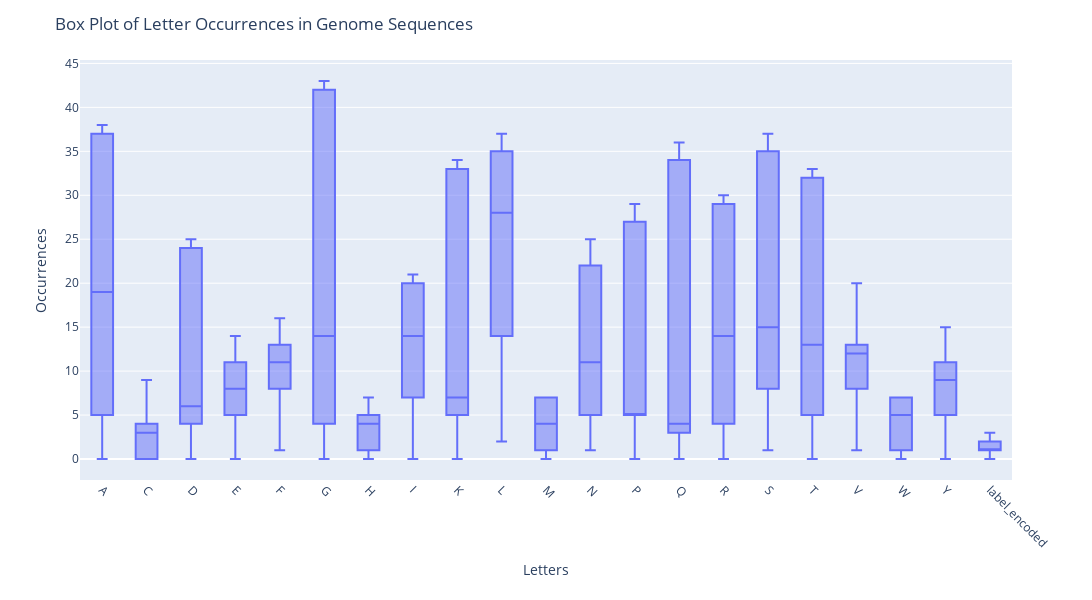

The code cell stored with this chart in its notebook:
### Markdown cell above
### Box_Plot Using Plotly

### Code cell
import plotly.express as px
import pandas as pd

# Select only numerical columns
numeric_df = df1.select_dtypes(include='number')

# Convert the wide-format DataFrame to long-format for Plotly
long_df = numeric_df.melt(var_name='Letters', value_name='Occurrences')

# Create an interactive box plot
fig = px.box(
    long_df,
    x='Letters',
    y='Occurrences',
    title='Box Plot of Letter Occurrences in Genome Sequences'
)

# Update layout for appearance similar to original matplotlib plot
fig.update_layout(
    xaxis_title='Letters',
    yaxis_title='Occurrences',
    xaxis_tickangle=45,
    width=1200,
    height=600,
    margin=dict(t=60, b=120)
)

# Show plot
fig.show()

### Figure 1 — Plotly figure (JSON) as saved in the notebook; plotly's stock layout.template omitted (floating-point values rounded to 4 significant figures; data arrays with more than 128 entries replaced by an {"elided": "..."} marker saying what was removed)
{"data": [{"alignmentgroup": "True", "hovertemplate": "Letters=%{x}<br>Occurrences=%{y}<extra></extra>", "legendgroup": "", "marker": {"color": "#636efa"}, "name": "", "notched": false, "offsetgroup": "", "orientation": "v", "showlegend": false, "type": "box", "x": {"elided": "62916 str values"}, "x0": " ", "xaxis": "x", "y": {"elided": "62916 int values"}, "y0": " ", "yaxis": "y"}], "layout": {"boxmode": "group", "height": 600, "legend": {"tracegroupgap": 0}, "margin": {"b": 120, "t": 60}, "title": {"text": "Box Plot of Letter Occurrences in Genome Sequences"}, "width": 1200, "xaxis": {"anchor": "y", "domain": [0, 1], "tickangle": 45, "title": {"text": "Letters"}}, "yaxis": {"anchor": "x", "domain": [0, 1], "title": {"text": "Occurrences"}}}}
